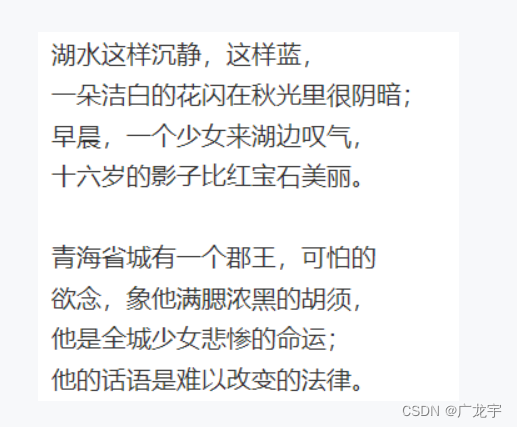
#> input picture chapter5/lake.png, 517 x 427 px
$ python 5.4.4.py
#> lines starting #> are read from the running program, lines starting #| are printed output that depends on the picture; after the words box and inside, x2 and y2 are one past the last pixel; in counts of white or black regions, pixels touching at a corner belong together
# 验证码识别，核心内容是图像识别
# OCR(Optical Character Recognition，光学字符识别)引擎Tesseract，可以识别多种格式的图像文件并将其转换成文本，目前支持60多种语言(含中文)；pytesseract库调用OCR引擎Tesseract
# PIL中所涉及的基本概念有如下几个：通道(bands)、尺寸(size)、坐标系统(coordinate system)。

import cv2
import pytesseract as tess
from PIL import Image

maxval = 255

# 读取图片
src_image = cv2.imread('./lake.png')
#> src_image is the input picture: shape (427, 517, 3); mean B, G, R 240.3, 239.7, 239.4
# print(src_image)

# 转为灰度图像
gray_image = cv2.cvtColor(src_image, cv2.COLOR_BGR2GRAY)
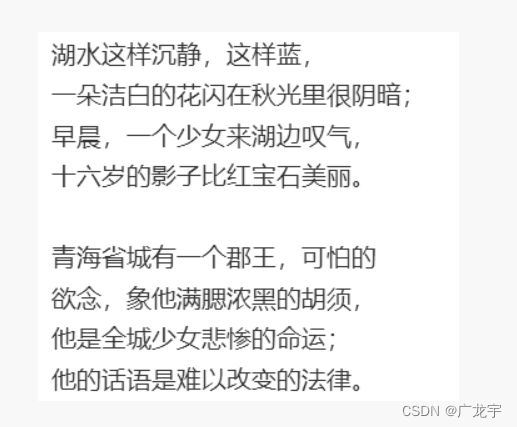
#> gray_image: shape (427, 517); min 51, max 255, mean 239.7

# 转为二值化图像
th_image = cv2.adaptiveThreshold(gray_image, maxval, cv2.ADAPTIVE_THRESH_MEAN_C, cv2.THRESH_BINARY, 21, 1)
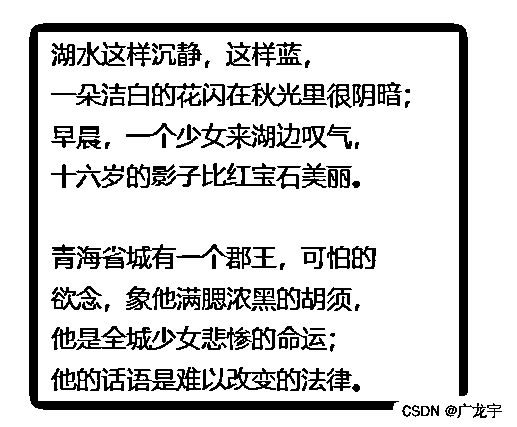
#> th_image: shape (427, 517); 83.3% white; 164 black regions (22 under 20 px), largest, box (x1, y1, x2, y2) and area: (29, 23, 468, 410) 13675, (226, 83, 327, 107) 949, (118, 244, 176, 269) 570

# 将OpenCV图像转为PIL图像
pil_image = Image.fromarray(th_image)

# 转为文本显示
#> (the run stopped early here; a loop or call above may not have finished)

$ run again, with chapter5/f4yv.png copied over chapter5/lake.png
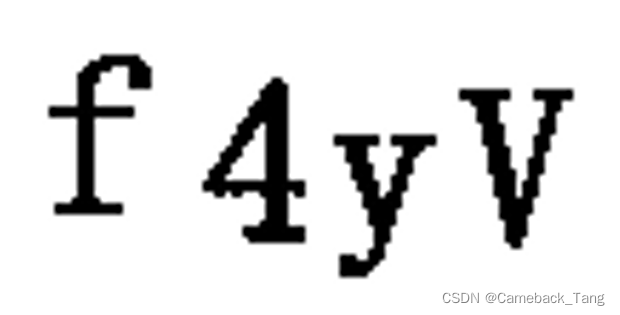
#> input picture chapter5/f4yv.png, 620 x 315 px
#> src_image is the input picture: shape (315, 620, 3); min 0, max 255, mean 223.8
#> `th_image = cv2.adaptiveThreshold(gray_image, maxval, cv2.ADAPTIVE_THRE..`:
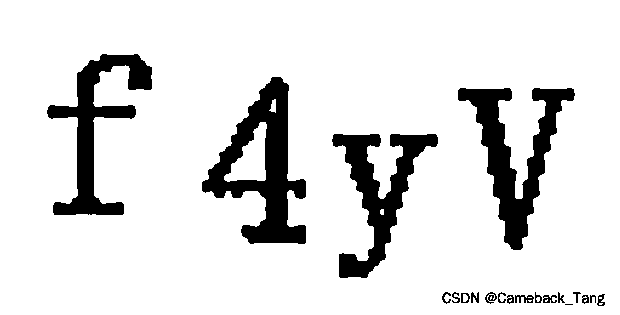
#> th_image: shape (315, 620); 87.5% white; 20 black regions (1 under 20 px), largest, box (x1, y1, x2, y2) and area: (202, 77, 306, 244) 6979, (458, 88, 575, 250) 6206, (332, 134, 438, 278) 5271
